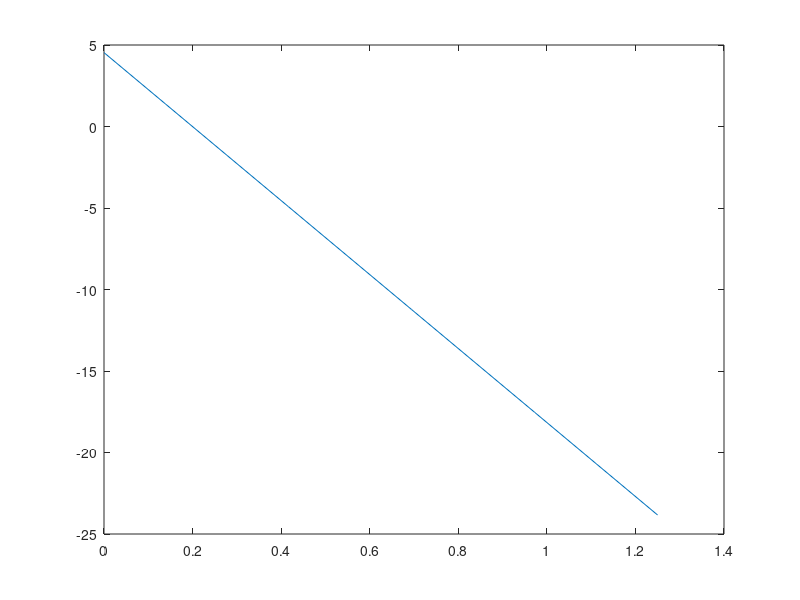

Source code (MATLAB): (Note: this script raises an error after producing the figure.)
clear 
clc

%% Longitudinal Static Stability 
% the pitching moment needs to be negative

x_cg = 17; % Aircraft centre of gravity

%% Wing Variables

c_bar = 4;  % Mean chord
a_w = 6;  % Lift curve slope of wing
x_ac =  18;  % aerodynamic centre of wing
S_w = 80; % Wing area
AR = 9.5;   % Aspect ratio
TR = 0.35;  % Taper ratio
sweep = 0; % Sweep (degrees)
b = 27.27;   % Span
alpha_0 = 2 * pi/180 ;
alpha_w = 3 * pi/180;
CL_Cruise = 1.5;   % CL at cruise Mach
CL_Zero = 1.5;  % CL at zero Mach
CL_Max = 2;
twist =3 ; % Twist (degrees)
i_w = 3 * pi/180 ;

%% Fuselage Variables
k_fus = 1; % Empirically defined factor using graph from slides
L_fus = 30; % Fuselage length
W_fus = 4; % Maximum fuselage width

%% Powerplant Variables
num_props = 2;
x_props = 13;
S_props = 4; 
dCN_da_p = 0.003; % Empirical - fix

%% Tailplane Variables
eta_h = 1.0 ; % Tailplane efficiency factor - empirical values, can be calculated using qh/qinf
a_h = 5; % Lift curve slope of tailplane
S_h =  25; % Tailplane horizontal area 
x_ac_h  = 27; % aerodynamic centre tail
V_bar =  S_h/S_w * (x_ac_h - x_cg)/c_bar ;

% Downwash - empirically defined
KA = 1/AR - 1/(1+AR^(1.7));
KTR = (10-3*TR)/7;
L_ht = 12 ; % horizontal distance between aero centres of wing and tail
L_vt = 4;  % vertical distance between aero centres of wing and tail
KH = (1 - abs(L_vt/b)) / (2*L_ht/b)^(3/2);
deda = 4.44 * (KA * KTR * KH * sqrt(cosd(sweep)))^1.19 * CL_Cruise/CL_Zero;

% method 2 for calculating downwash - NACA TR-738
epsilon = 114.6 * CL_Max / (pi * AR)  * pi/180 ;
deda2 = 114.6 * a_w / (pi * AR) * pi/180  ;

%% Stability Calculation about CG

% Contributions from each component:
dCmdCL_wing = (x_ac -x_cg)/c_bar ;
dCmdCL_tail = eta_h * a_h/a_w  * (1 - deda) * V_bar;
dCmdCL_props_direct = num_props * (x_props - x_cg)/ c_bar * S_props/S_w * (1 + deda) * dCN_da_p ;
dCmdCL_props_downwash = a_h/a_w * V_bar * eta_h / 0.07 * dCN_da_p * (1 + deda) ;
dCmdCL_props = dCmdCL_props_downwash + dCmdCL_props_direct ;
dCmdCL_fuselage = k_fus * L_fus * W_fus^2 / (c_bar * S_w) ; 

% Summing each contribution

dCmdCL = -dCmdCL_wing + dCmdCL_fuselage - dCmdCL_props - dCmdCL_tail;

% Neutral Point Calculation
x_np = (x_ac - x_cg) - dCmdCL_fuselage + dCmdCL_tail - dCmdCL_props;

SM_poweroff = (x_np  )  / c_bar ;

% Apply a 'sensible' margin to account for power on effects

SM_poweron = SM_poweroff - 0.07
 
% Overall Static Stability
dCMda_poweroff = - a_w * SM_poweroff
dCMda_poweron = - a_w * SM_poweron ;
%% Trim
Cm_ac = 0.05;
i_h = -2 * pi/180 ;

%% ELEVATOR POWER 
% Method presented is based on the PERKINS textbook

de_max = -30 * pi/180;
CL_Max = 1.25;
tau = 0.5; % Empirical relation from PERKINS (p250, Figure-33) (dat_dde)
Cm_d = a_h * V_bar * eta_h *  tau; % Elevator power criterion 

%% Elevator Angle for Equilbrium

CL_eq = linspace(0,CL_Max,10); % Change to a vector for the plot
de_0 = - Cm_ac / Cm_d - (alpha_0 - i_w + i_h) / tau ;
de_equilibrium = de_0 -  CL_eq .* dCmdCL / Cm_d ;

figure()
plot(CL_eq, de_equilibrium .*180/pi)
hold on
yline(de_0 * 180/pi)
hold on
xline(CL_Max)
hold on 
yline(de_max * 180/pi)
xlabel('Lift Coefficient')
ylabel('')
hold off

%% Most Forward CG for Free Flight
% The CG that for which maximum up elevator will just balance out the
% maximum lift coefficient 

dCm_dCL_max = (de_0 - de_max) * Cm_d / CL_Max;

%%  Elevator Required for Landing
alpha_landing = 3 * pi/180; % i don't know this oneo

Cm_ac_landing = 0.05 ; % Flaps deflected for landing
Cm_props = dCmdCL_props * CL_Max;
Cm_fuselage= dCmdCL_fuselage * alpha_landing;

k = 1.05; % Empirical constant from NACA WR L-95
epsilon_groundeffect = epsilon * 0.5 ; % *0.5 is initial approx,  more detail is possible from NACA TR 738
dalpha_groundeffect = CL_Max / a_w * ( 1/k - 1 );
delta_de_groundeffect = epsilon_groundeffect / tau;
de_flare = de_max - 5 * pi/180 + delta_de_groundeffect ; % 5 deg elevator margin is advised to flare the airplane during landing approach

de_landing = 180/pi * ( CL_Max * (x_ac - x_cg)/c_bar + Cm_ac + Cm_fuselage + Cm_props - a_h * (alpha_w - alpha_0 - epsilon_groundeffect - i_w + i_h ) * V_bar * eta_h ) / (a_h * V_bar * eta_h * tau);

% Compare x_cg_forward to see the difference in methods
x_cg_forward_landing1  = x_ac - Cm_d / CL_Max * ( de_flare + ((alpha_w + dalpha_groundeffect) - epsilon_groundeffect - i_w + i_h)/tau + (Cm_ac_landing + Cm_fuselage + Cm_props) / Cm_d );


delta_x_cg_forward_landing = delta_de_groundeffect * Cm_d / CL_Max; % sum this to the forward cg

delta_de_groundeffect2 = 180/pi * delta_de_groundeffect; % convert to degrees

%% Trim
%CL_trim = linspace(0,1.5,10);
alpha_trim = linspace(-3,8,10) * pi/180 ;
i_h_trim = linspace(-3,6,10) * pi/180 ;
de_cruise = 2 * pi/180 ;
Vel_cruise = 100;  
rho_cruise = 0.55;
total_mass = 30000;
q = 0.5 * rho_cruise * Vel_cruise^2;
CL_design = total_mass * 9.81 / (q * S_w) ;

figure()
% Plot Cm_cg against CL
for j = 1:length(i_h_trim)

%     Cm_fuselage_trim = dCmdCL_fuselage .* alpha_trim;
%     Cm_cg_trim = Cm_ac + a_w .* (alpha_trim + i_w - alpha_0) .* (x_ac - x_cg) ./ c_bar + Cm_fuselage_trim - a_h .* (alpha_trim - alpha_0 - epsilon - i_w + i_h_trim(j) + tau * de_cruise) .* V_bar .* eta_h;

         CLw_trim = a_w .* (alpha_trim + i_w - alpha_0); 
         CLh_trim = a_h  .* ( (alpha_trim + i_w - alpha_0) .* (1 - deda) + (i_h_trim(j) - i_w)  + alpha_0 )+ tau * de_cruise ;
         CL_trim  = CLw_trim + eta_h * S_h/S_w * CLh_trim;
         
         Cm_cg_trim = - CLw_trim * (x_ac - x_cg )/c_bar  + Cm_ac + dCmdCL_fuselage .* alpha_trim - eta_h * CLh_trim * V_bar;

    plot(CL_trim,Cm_cg_trim,'r','LineWidth',2)
    hold on
end
%     plot([0, Cl_des],[0, 0.00-0.005],'k--','LineWidth',2)
%     hold on
%     plot([Cl_des, Cl_des],[-0.5, 0.00-0.005],'k--','LineWidth',2)

 
xlabel('Lift Coefficient CL')
ylabel('Pitching Moment')

set(gca,'FontSize',14)
%% Hinge Moment Parameter Estimation
